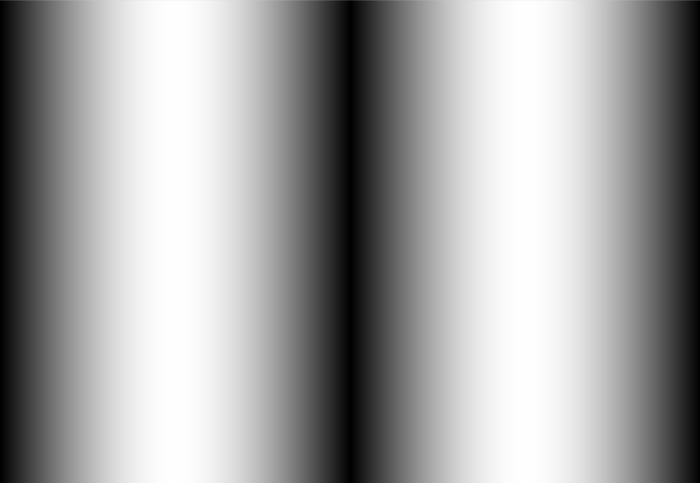
Frame 1 (no input)
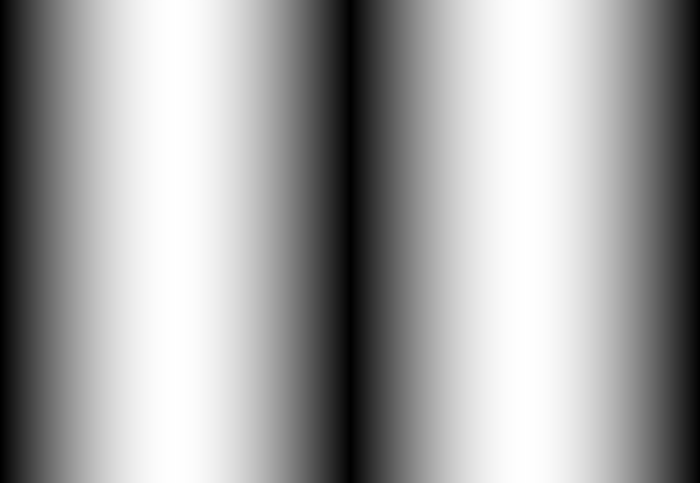
Frame 60 (the mouse pressed at the canvas centre just before this capture)
Frame 120 (the mouse held since frame 60 and released just before this capture): identical to frame 60, image omitted

The Processing sketch that drew these frames (run headless with seeded random() and noise(); from frame 60 on, the mouse is pressed at the canvas centre):

// Processing sketch: sinwave_ii
// ── sinwave_ii.pde
void setup() {
  size(700, 483);
}

void draw() {
float[] sinwave = new float[width];

for (int i = 0; i < width; i++) {
  float amount = map(i, 0, width, 0, 2*PI);
  sinwave[i] = abs(sin(amount));
}

for (int i = 0; i < width; i++) {
  stroke(sinwave[i]*255);
  line(i, 0, i, height);
}

}
